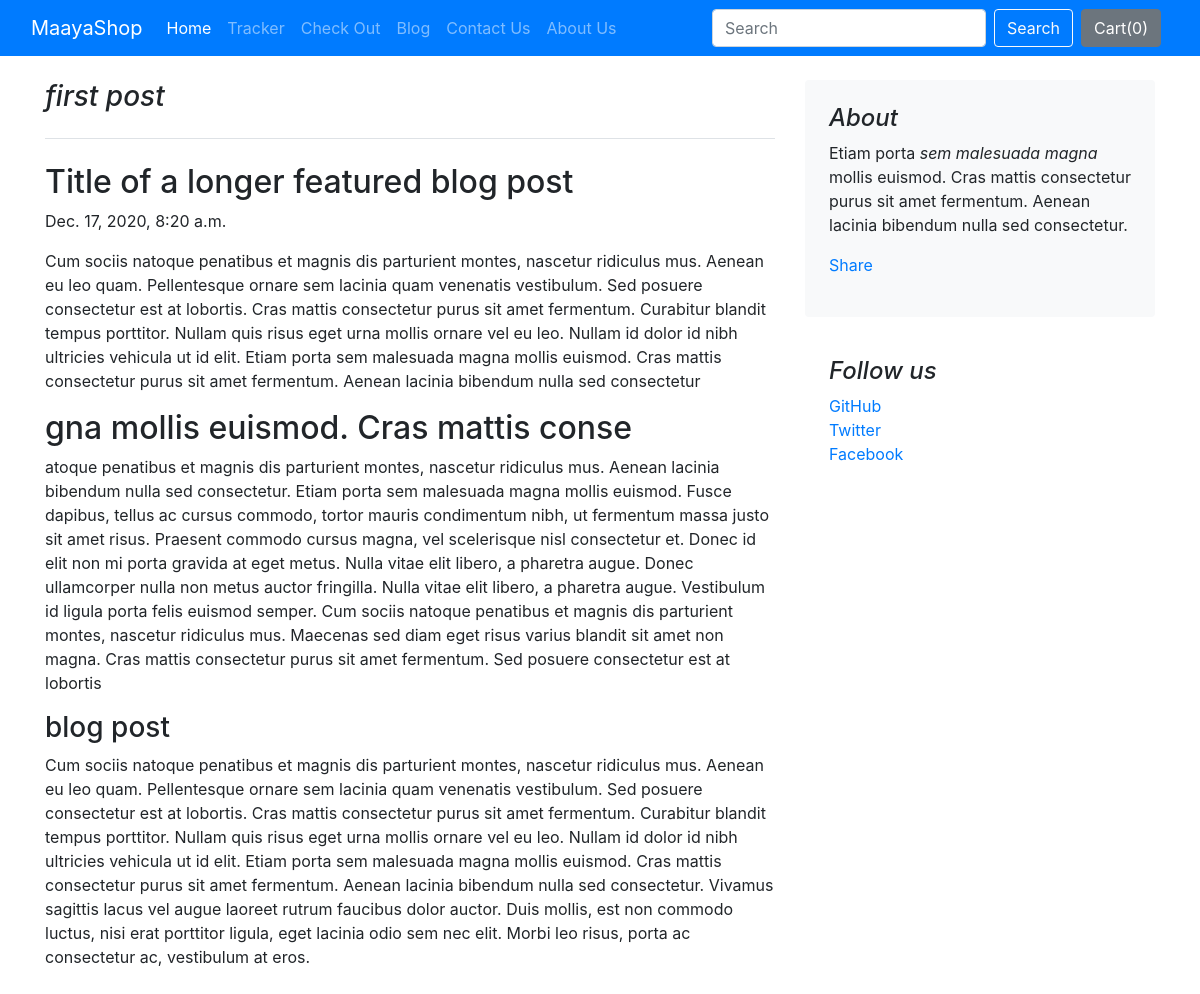
The page /blog/blogpost/1 on the database its author committed.
### blog/models.py (models this page shows, shortened)
class Blogpost(models.Model):
    post_id = models.AutoField(primary_key=True)
    category = models.CharField(max_length=100, default="")
    sub_category = models.CharField(max_length=100, default="")
    title = models.CharField(max_length=500)
    publish_date = models.DateTimeField()
    heading0 = models.CharField(max_length=500, default="")
    Con_heading0 = models.TextField(max_length=10000, default="")
    heading1 = models.CharField(max_length=500, default="")
    Con_heading1 = models.TextField(max_length=20000, default="")
    sub_heading = models.CharField(max_length=500, default="")
    Con_sub_heading = models.TextField(max_length=30000, default="")
    thumbnail = models.ImageField(upload_to='blog/thumbnail', default="")

### blog/views.py (the view)
# urls.py: path('blogpost/<int:post>', views.blogpost, name="blogPost")
def blogpost(request, post):
    post = Blogpost.objects.filter(post_id=post)[0]
    return render(request, 'blog/blogpost.html', {'post': post})

### blog/templates/blog/blogpost.html (shortened to what this page needs)
{% extends 'blog/basic.html' %}
{% block body %}
<div class="container">
    <div class="row mt-4 mb-4">
        <div class="col-md-8">
            <h3 class="pb-4 mb-4 font-italic border-bottom">
                {{post.title}}
            </h3>
            <article class="blog-post">
                <h2 class="blog-post-title">{{post.heading0}}</h2>
                <p class="blog-post-meta">{{post.publish_date}}</p>
                <p>{{post.Con_heading0}}</p>
                <h2>{{post.heading1}}</h2>
                <p>{{post.Con_heading1}}</p>
                <h3>{{post.sub_heading}}</h3>
                <p>{{post.Con_sub_heading}}</p>
            </article>
        </div>
        <div class="col-md-4">
            <div class="p-4 mb-3 bg-light rounded">
                <h4 class="font-italic">About</h4>
                <p class="mb-0">Etiam porta <em>sem malesuada magna</em> mollis euismod. Cras mattis consectetur purus
                    sit amet fermentum. Aenean lacinia bibendum nulla sed consectetur.</p>
                <div class="fb-share-button my-3" data-href="http://127.0.0.1:8000/blog/blogpost/{{post.post_id}}" data-layout="button_count"
                 data-size="large">
                    <a target="_blank"
                    href="https://www.facebook.com/sharer/sharer.php?u=http%3A%2F%2F127.0.0.1%3A8000%2Fblog%2Fblogpost%2F3&amp;src=sdkpreparse"
                    class="fb-xfbml-parse-ignore">Share
                    </a>
                </div>
            </div>
            <div class="p-4">
                <h4 class="font-italic">Follow us</h4>
                <ol class="list-unstyled">
                    <li><a href="#">GitHub</a></li>
                    <li><a href="#">Twitter</a></li>
                    <li><a href="#">Facebook</a></li>
                </ol>
            </div>
        </div>
    </div>
</div>
{% endblock %}

### rows shown on the page
Blogpost: title "first post", heading0 "Title of a longer featured blog post", publish_date "Dec. 17, 2020, 8:20 a.m.", Con_heading0 "Cum sociis natoque penatibus et magnis dis parturient montes, nascetur ridiculus mus. Aenean eu leo quam. Pellentesque ornare sem lacinia quam venenatis vestibulum. Sed posuere consectetur est at lobortis. Cras mattis consectetur purus sit amet fermentum. Curabitur blandit tempus porttitor. Nullam quis risus eget urna mollis ornare vel eu leo. Nullam id dolor id nibh ultricies vehicula ut id elit. Etiam porta sem malesuada magna mollis euismod. Cras mattis consectetur purus sit amet fermentum. Aenean lacinia bibendum nulla sed consectetur", heading1 "gna mollis euismod. Cras mattis conse", Con_heading1 "atoque penatibus et magnis dis parturient montes, nascetur ridiculus mus. Aenean lacinia bibendum nulla sed consectetur. Etiam porta sem malesuada magna mollis euismod. Fusce dapibus, tellus ac cursus commodo, tortor mauris condimentum nibh, ut fermentum massa justo sit amet risus. Praesent commodo cursus magna, vel scelerisque nisl consectetur et. Donec id elit non mi porta gravida at eget metus. Nulla vitae elit libero, a pharetra augue. Donec ullamcorper nulla non metus auctor fringilla. Nulla vitae elit libero, a pharetra augue. Vestibulum id ligula porta felis euismod semper. Cum sociis natoque penatibus et magnis dis parturient montes, nascetur ridiculus mus. Maecenas sed diam eget…", sub_heading "blog post", Con_sub_heading "Cum sociis natoque penatibus et magnis dis parturient montes, nascetur ridiculus mus. Aenean eu leo quam. Pellentesque ornare sem lacinia quam venenatis vestibulum. Sed posuere consectetur est at lobortis. Cras mattis consectetur purus sit amet fermentum. Curabitur blandit tempus porttitor. Nullam quis risus eget urna mollis ornare vel eu leo. Nullam id dolor id nibh ultricies vehicula ut id elit. Etiam porta sem malesuada magna mollis euismod. Cras mattis consectetur purus sit amet fermentum. Aenean lacinia bibendum nulla sed consectetur. Vivamus sagittis lacus vel augue laoreet rutrum faucibus dolor auctor. Duis mollis, est non commodo luctus, nisi erat porttitor ligula, eget lacinia odio…"
